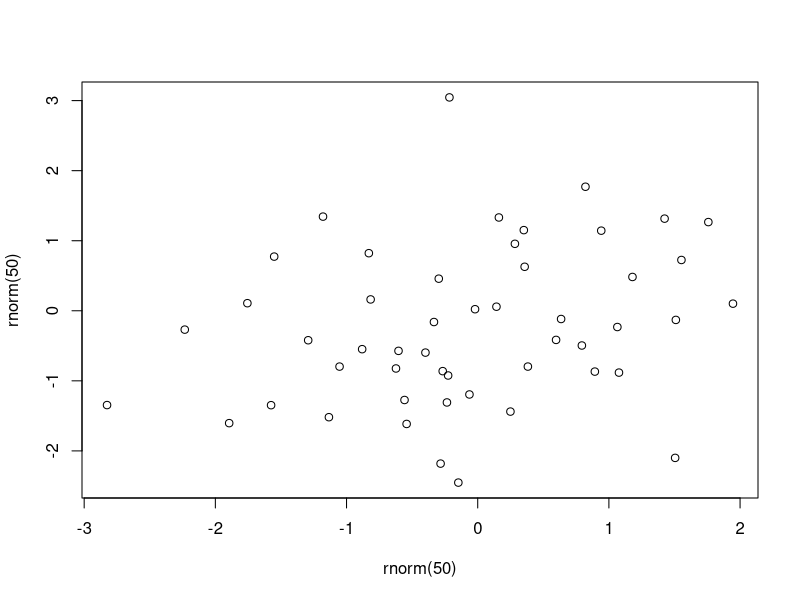

This figure's R source:
## ---- chunk 1
knitr::opts_chunk$set(echo = TRUE)
## ---- chunk 2
cat("Ausgeführt, nichts angezeigt")
library(survey)
library(dplyr)
## ---- chunk 3
cat("Ausgeführt, Output angezeigt")


## ---- chunk 4
cat("Ausgeführt, alles angezeigt")
## ---- chunk 5
plot(rnorm(50), rnorm(50))
## ---- chunk 6
# Read CSV data, "../../" to look two levels upwards
table <- read.csv("tables/mean.tot.p1.csv")
knitr::kable(table, caption = "Mean P1")
## ---- chunk 7
# Read CSV data, "../../" to look two levels upwards
table <- read.csv("tables/med.tot.p1.csv")
knitr::kable(table, caption = "Median P1")
## ---- chunk 8
# Read CSV data, "../../" to look two levels upwards
table <- read.csv("tables/gini.tot.p1.csv")
knitr::kable(table, caption = "Gini P1")
## ---- chunk 9
# Read CSV data, "../../" to look two levels upwards
table <- read.csv("tables/quint.tot.p1.csv")
knitr::kable(table, caption = "80/20 P1")
## ---- chunk 10
# Read CSV data, "../../" to look two levels upwards
table <- read.csv("tables/mean.tot.p2.csv")
knitr::kable(table, caption = "Mean P2")
## ---- chunk 11
# Read CSV data, "../../" to look two levels upwards
table <- read.csv("tables/med.tot.p2.csv")
knitr::kable(table, caption = "Median P2")
## ---- chunk 12
# Read CSV data, "../../" to look two levels upwards
table <- read.csv("tables/gini.tot.p2.csv")
knitr::kable(table, caption = "Gini P2")
## ---- chunk 13
# Read CSV data, "../../" to look two levels upwards
table <- read.csv("tables/quint.tot.p2.csv")
knitr::kable(table, caption = "80/20 P2")
## ---- chunk 14
# Read CSV data, "../../" to look two levels upwards
table <- read.csv("tables/mean.tot.p2.csv")
knitr::kable(table, caption = "mean P2 Households")
## ---- chunk 15
# Read CSV data, "../../" to look two levels upwards
table <- read.csv("tables/med.tot.p2.csv")
knitr::kable(table, caption = "median P2 Households")
## ---- chunk 16
# Read CSV data, "../../" to look two levels upwards
table <- read.csv("tables/gini.tot.p2.csv")
knitr::kable(table, caption = "gini P2 Households")
## ---- chunk 17
# Read CSV data, "../../" to look two levels upwards
table <- read.csv("tables/quint.tot.p2.csv")
knitr::kable(table, caption = "80/20 P2 Households")
